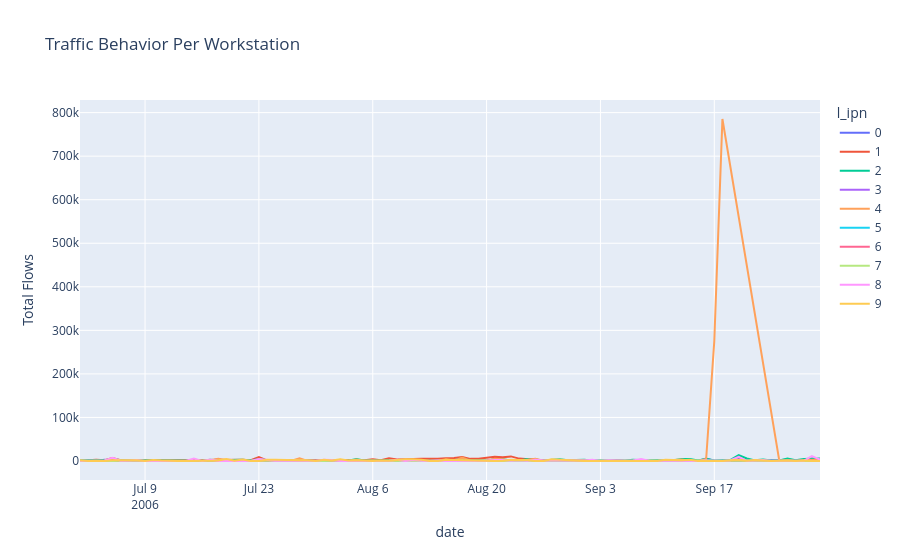

Notebook cell for this chart:
### Code cell
fig = px.line(daily_ip,x='date',y='f',color='l_ipn',labels={'f': 'Total Flows'},title='Traffic Behavior Per Workstation')

fig.show()
